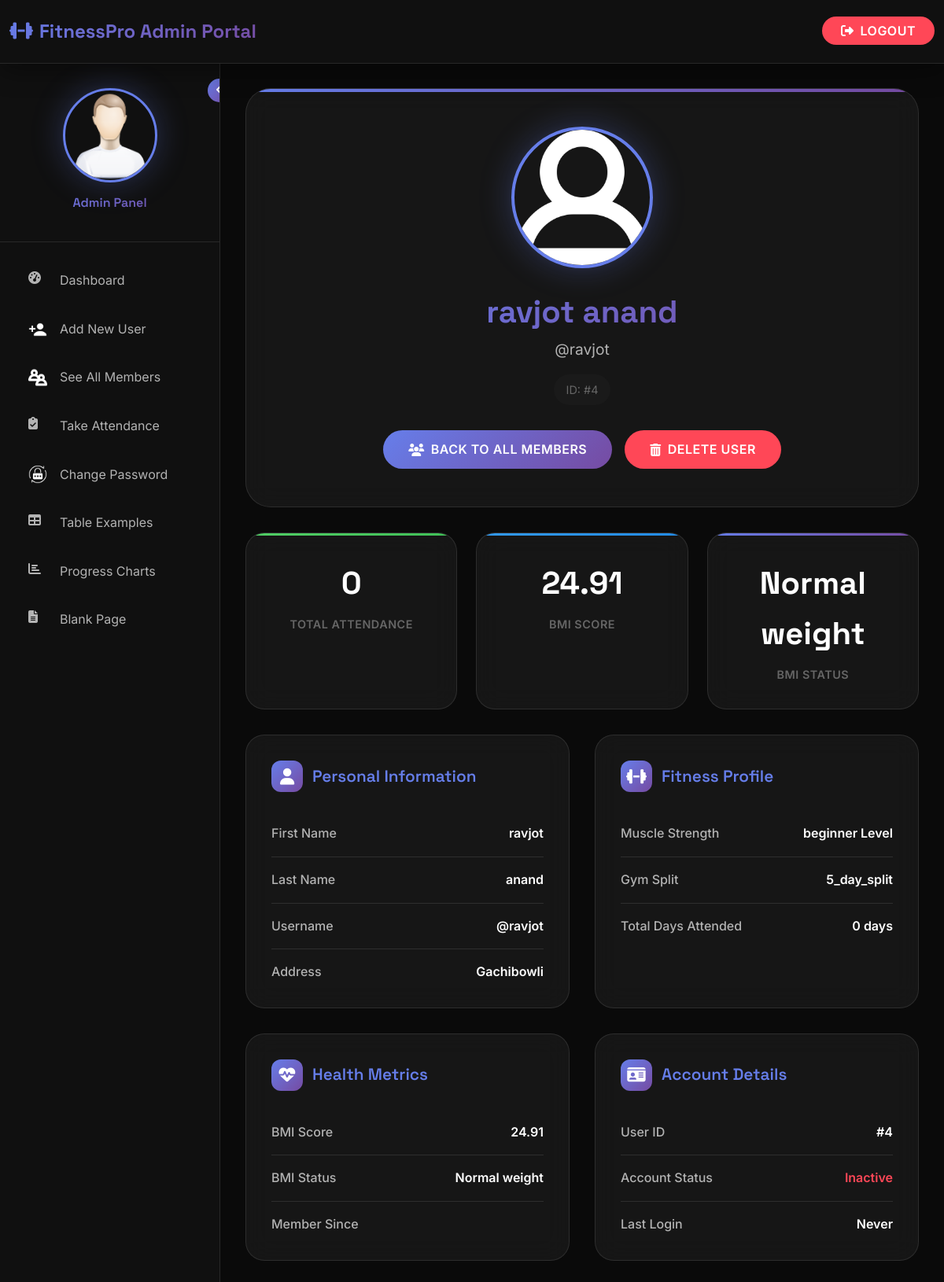
Page /userdetails?u_id=4 on the committed database.
### Gym/models.py (models this page shows, shortened)
class Gym_user(models.Model):
    first_name = models.CharField(max_length=50)
    last_name  = models.CharField(max_length=50)
    no_of_days = models.IntegerField(default=0)
    dob = models.DateField()
    phone_number = models.IntegerField()
    image = models.ImageField(upload_to="users_profile_images/", default="users_profile_images/image.png")
    weight = models.IntegerField()
    height = models.IntegerField()
    date_of_joining = models.DateTimeField(auto_now_add=True)
    email = models.CharField(max_length=50, null=True, blank=True)
    username = models.CharField(max_length=150, unique=True)
    password = models.CharField(max_length=100)
    address = models.ForeignKey(Address, on_delete=models.CASCADE)
    gender = models.ForeignKey(Gender, on_delete=models.CASCADE)
    gym_split = models.ForeignKey(Gym_split, on_delete=models.CASCADE)
    muscle_strength = models.ForeignKey(Muscle_strength, on_delete=models.CASCADE)
    @staticmethod
    def get_user_by_id(user_id):
        return Gym_user.objects.get(id=user_id)

class Address(models.Model):
    area = models.CharField(max_length=30)
    def __str__(self):
        return self.area

class Muscle_strength(models.Model):
    type = models.CharField(max_length=20)
    def __str__(self):
        return self.type

class Gym_split(models.Model):
    split_name = models.CharField(max_length=500)
    def __str__(self):
        return self.split_name

### Gym/views.py (the view)
# urls.py: path('userdetails', userdetails),
def userdetails(request):
    _id_ = request.GET.get("u_id")
    singleuser = Gym_user.get_user_by_id(int(_id_))
    user_data = {}
    user_data["a_user"] = singleuser
    height=singleuser.height
    weight=singleuser.weight
    a=weight/((height/100)**2)
    bmi=round(a,2)
    user_data['bmi']=bmi
    if bmi < 18.5 :
        category = "Underweight"
        user_data['bmi_status'] = category
    elif bmi < 25 :
        category = "Normal weight"
        user_data['bmi_status'] = category
    elif bmi < 30 :
        category = "Overweight"
        user_data['bmi_status'] = category
    else:
        category = "Obese"
        user_data['bmi_status'] = category
    return render(request, 'userdetails.html', user_data)

### Gym/templates/userdetails.html (shortened to what this page needs)
{% extends 'admin_base.html' %}
{% load static %}
{% block content %}
<div class="profile-container" data-aos="fade-up">
    <div class="profile-header" data-aos="fade-up" data-aos-delay="100">
        <img src="{{a_user.image.url}}" alt="{{a_user.first_name}} {{a_user.last_name}}" class="profile-avatar">
        <h1 class="profile-name">{{a_user.first_name}} {{a_user.last_name}}</h1>
        <p class="profile-username">@{{a_user.username}}</p>
        <span class="profile-id">ID: #{{a_user.id}}</span>
        <div class="profile-actions">
            <a href="/all_members" class="action-btn action-btn-primary">
                <i class="fas fa-users"></i>
                <span>Back to All Members</span>
            </a>
            <a href="/delete?u_id={{a_user.id}}" class="action-btn action-btn-danger" onclick="return confirm('Are you sure you want to delete this user? This action cannot be undone.')">
                <i class="fas fa-trash-alt"></i>
                <span>Delete User</span>
            </a>
        </div>
    </div>
    <div class="stats-grid" data-aos="fade-up" data-aos-delay="200">
        <div class="stat-card attendance">
            <div class="stat-value">{{a_user.no_of_days}}</div>
            <div class="stat-label">Total Attendance</div>
        </div>
        <div class="stat-card bmi">
            <div class="stat-value">{{bmi}}</div>
            <div class="stat-label">BMI Score</div>
        </div>
        <div class="stat-card status">
            <div class="stat-value">{{bmi_status}}</div>
            <div class="stat-label">BMI Status</div>
        </div>
    </div>
    <div class="profile-details" data-aos="fade-up" data-aos-delay="300">
        <div class="detail-card">
            <h3>
                <div class="icon-wrapper">
                    <i class="fas fa-user"></i>
                </div>
                Personal Information
            </h3>
            <div class="detail-item">
                <span class="detail-label">First Name</span>
                <span class="detail-value">{{a_user.first_name}}</span>
            </div>
            <div class="detail-item">
                <span class="detail-label">Last Name</span>
                <span class="detail-value">{{a_user.last_name}}</span>
            </div>
            <div class="detail-item">
                <span class="detail-label">Username</span>
                <span class="detail-value">@{{a_user.username}}</span>
            </div>
            <div class="detail-item">
                <span class="detail-label">Address</span>
                <span class="detail-value">{{a_user.address}}</span>
            </div>
        </div>
        <div class="detail-card">
            <h3>
                <div class="icon-wrapper">
                    <i class="fas fa-dumbbell"></i>
                </div>
                Fitness Profile
            </h3>
            <div class="detail-item">
                <span class="detail-label">Muscle Strength</span>
                <span class="detail-value">{{a_user.muscle_strength}} Level</span>
            </div>
            <div class="detail-item">
                <span class="detail-label">Gym Split</span>
                <span class="detail-value">{{a_user.gym_split}}</span>
            </div>
            <div class="detail-item">
                <span class="detail-label">Total Days Attended</span>
                <span class="detail-value">{{a_user.no_of_days}} days</span>
            </div>
        </div>
        <div class="detail-card">
            <h3>
                <div class="icon-wrapper">
                    <i class="fas fa-heartbeat"></i>
                </div>
                Health Metrics
            </h3>
            <div class="detail-item">
                <span class="detail-label">BMI Score</span>
                <span class="detail-value">{{bmi}}</span>
            </div>
            <div class="detail-item">
                <span class="detail-label">BMI Status</span>
                <span class="detail-value">{{bmi_status}}</span>
            </div>
            <div class="detail-item">
                <span class="detail-label">Member Since</span>
            </div>
        </div>
        <div class="detail-card">
            <h3>
                <div class="icon-wrapper">
                    <i class="fas fa-id-card"></i>
                </div>
                Account Details
            </h3>
            <div class="detail-item">
                <span class="detail-label">User ID</span>
                <span class="detail-value">#{{a_user.id}}</span>
            </div>
            <div class="detail-item">
                <span class="detail-label">Account Status</span>
                <span class="detail-value">
                    {% if a_user.is_active %}
                        <span style="color: var(--accent-success);">Active</span>
                    {% else %}
                        <span style="color: var(--accent-danger);">Inactive</span>
                    {% endif %}
                </span>
            </div>
            <div class="detail-item">
                <span class="detail-label">Last Login</span>
                <span class="detail-value">
                    {% if a_user.last_login %}
                        {{a_user.last_login|date:"M d, Y H:i"}}
                    {% else %}
                        Never
                    {% endif %}
                </span>
            </div>
        </div>
    </div>
</div>
{% endblock %}

### Gym/templates/admin_base.html (style rules this page uses)
:root { --primary-gradient: linear-gradient(135deg, #667eea 0%, #764ba2 100%); --secondary-gradient: linear-gradient(135deg, #f093fb 0%, #f5576c 100%); --accent-gradient: linear-gradient(135deg, #4facfe 0%, #00f2fe 100%); --dark-gradient: linear-gradient(135deg, #0c0c0c 0%, #1a1a1a 100%); --bg-primary: #0a0a0a; --bg-secondary: #111111; --bg-tertiary: #1a1a1a; --bg-card: rgba(255, 255, 255, 0.05); --bg-sidebar: rgba(17, 17, 17, 0.95); --text-primary: #ffffff; --text-secondary: #b3b3b3; --text-muted: #666666; --accent-primary: #667eea; --accent-secondary: #764ba2; --accent-danger: #ff4757; --accent-success: #2ed573; --accent-warning: #ffa502; --border-color: rgba(255, 255, 255, 0.1); --border-hover: rgba(255, 255, 255, 0.2); --shadow-sm: 0 2px 8px rgba(0, 0, 0, 0.3); --shadow-md: 0 8px 32px rgba(0, 0, 0, 0.4); --shadow-lg: 0 16px 64px rgba(0, 0, 0, 0.5); --shadow-glow: 0 0 40px rgba(102, 126, 234, 0.3); --blur-sm: blur(8px); --blur-md: blur(16px); --blur-lg: blur(32px); }
* { margin: 0; padding: 0; box-sizing: border-box; }
html { scroll-behavior: smooth; }
body { font-family: 'Inter', -apple-system, BlinkMacSystemFont, 'Segoe UI', sans-serif; background: var(--bg-primary); color: var(--text-primary); line-height: 1.6; overflow-x: hidden; -webkit-font-smoothing: antialiased; -moz-osx-font-smoothing: grayscale; }
h1, h2, h3, h4, h5, h6 { font-family: 'Space Grotesk', sans-serif; font-weight: 600; line-height: 1.2; }

### rows in the picture
Gym_user: image (picture), first_name "ravjot", last_name "anand", username "ravjot", id "4", no_of_days "0", address "Gachibowli", muscle_strength "beginner", gym_split "5_day_split"

### other values in the picture
{{ bmi }} "24.91"
{{ bmi_status }} "Normal weight"
